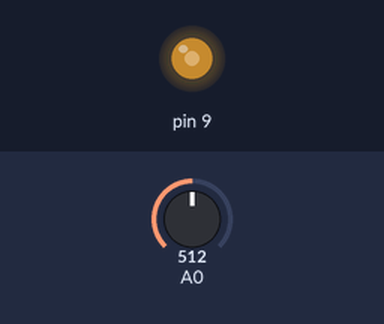
Simulated run of this sketch. Board: Arduino Uno, built with avr-gcc and run on an emulated ATmega328P. Shown: output pins drawn as LEDs (lit = HIGH). Inputs (shaded band) come from the test bench; at power-on: A0 = 512.

Above: at 1.2 s.
1.3 s: A0 set to 716
At 1.8 s:
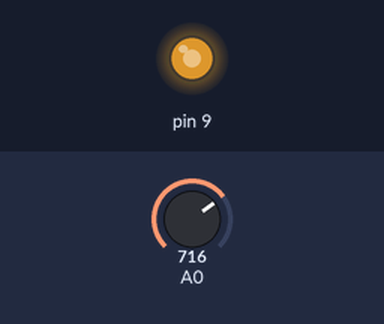
2.8 s: A0 set to 900
At 4.0 s:
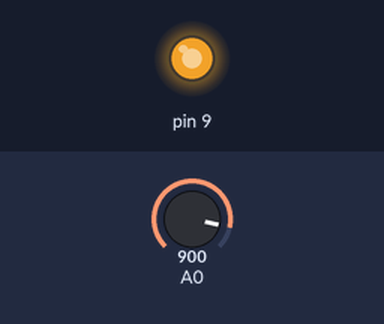
4.3 s: A0 set to 122
At 5.2 s:
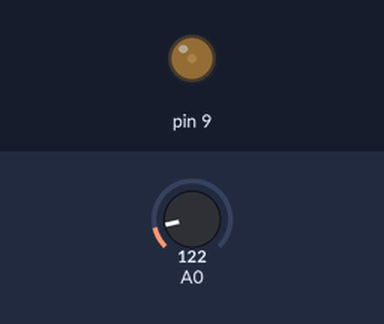
5.8 s: A0 set to 0
At 6.6 s:
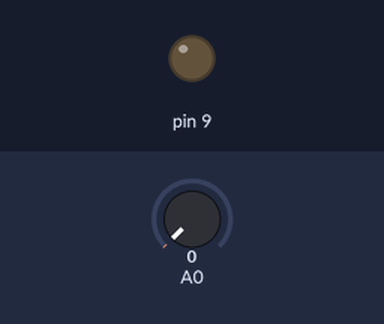
Timing chart, 0 to 8.3 s (numbered marks = the images above; inputs shaded):
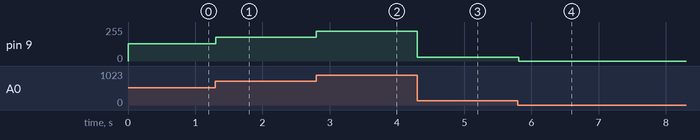

The sketch:

12-analog-in-out.ino
```cpp
/*
 * ANALOG IN TO ANALOG OUT
 *
 * Controls the brightness of an LED according to the position of a potentiometer conncected to A0.
 *
 * Circuit:
 *     - 5mm LED connected to pin 9.
 *     - Potentiometer connected to A0.
 */

void setup() {
    pinMode(9, OUTPUT);
}

void loop() {
    int pot_meter_reading = analogRead(A0);

    // the values coming from the potentiometer will be in the 0-1023 range, we need to map it to
    // the 0 - 255 range to be useful as brightness vales. Here we simply divide the
    // pot_meter_reading by 4 to get it in the right range.
    //
    // We will be a cleaner solution in the next sketch.
    int brightness = pot_meter_reading/4;

    analogWrite(9, brightness);

    delay(10);
}
```

Measured:
- after the input at 1.3 s, pin 9: 128/255 → 179/255 at once
- after the input at 2.8 s, pin 9: 179/255 → 225/255 at once
- after the input at 4.3 s, pin 9: 225/255 → 30/255 at once
- after the input at 5.8 s, pin 9: 30/255 → 0/255 at once
